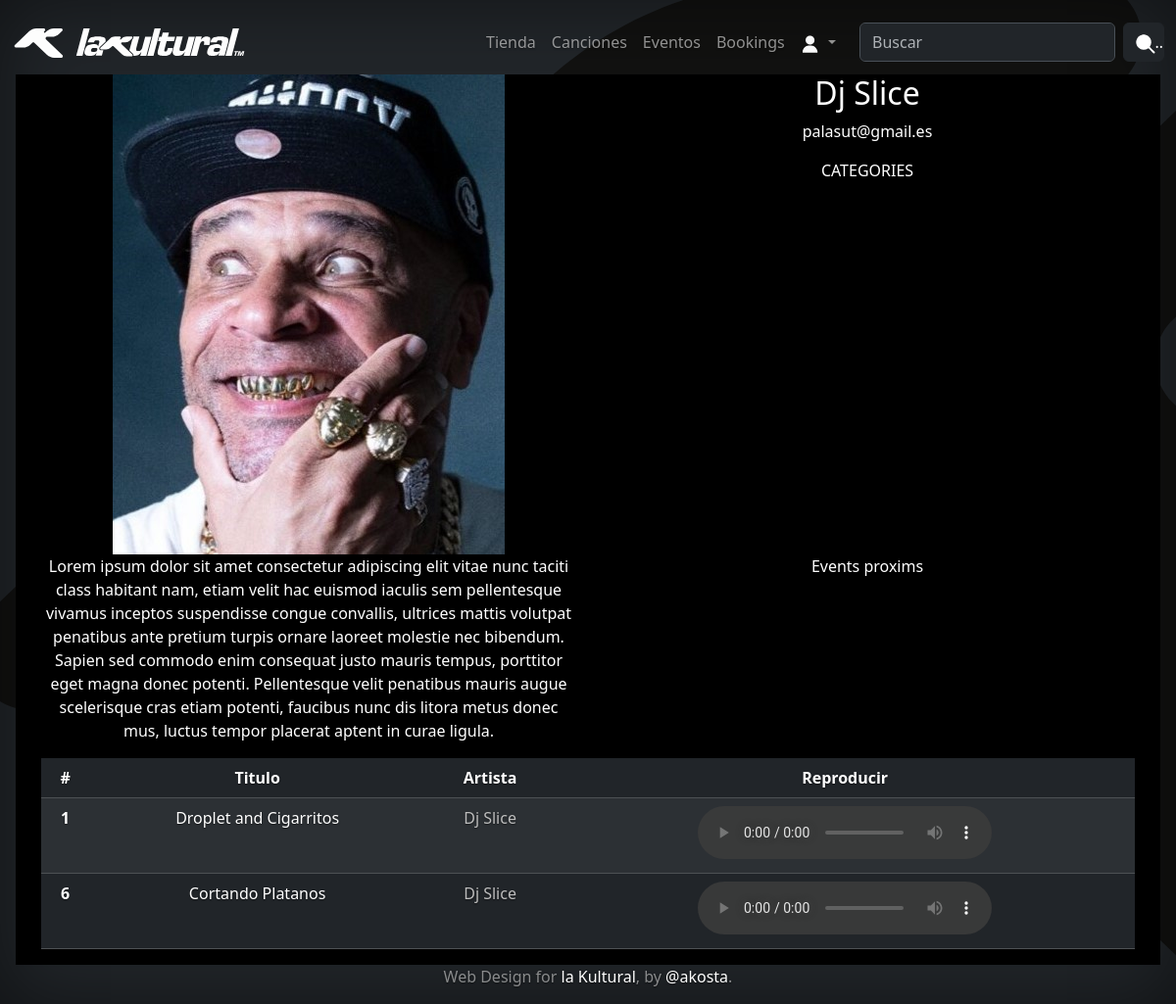
The page /booking/artista/1 on the database its author committed.
### booking/models.py (models this page shows, shortened)
class Artista(models.Model):
    nombre = models.CharField(max_length=100)
    descripcion = models.TextField()
    contacto = models.EmailField()  # Cambiado a EmailField para validar formato de correo
    imagen = models.ImageField(upload_to='booking/fotos/', null=True, blank=True)

### musica/models.py (models this page shows, shortened)
class Cancion(models.Model):
    categoria = models.ForeignKey(CategoriaMusical, related_name='canciones', on_delete=models.CASCADE)
    titulo = models.CharField(max_length=100)
    artista = models.ForeignKey(Artista, on_delete=models.CASCADE)
    url = models.URLField()
    archivo_audio = models.FileField(upload_to='musica/canciones')
    fecha_lanzamiento = models.DateField(null=True, blank=True)  # Campo adicional para la fecha de lanzamiento

### booking/views.py (the view)
# urls.py: path('artista/<int:artista_id>', views.artista, name='artista'),
def artista(request, artista_id):
    artista = get_object_or_404(Artista, pk=artista_id)
    canciones = Cancion.objects.filter(artista=artista)
    contexto = {'artista':artista,
                'canciones':canciones,}
    return render(request, 'booking/artista.html', contexto)

### booking/templates/booking/artista.html (shortened to what this page needs)
{% extends 'base.html' %}
{% load static %}
{% block content %}
<section class="page-section bg-black" id="portfolio">
    <div class="container">
        <div class="row">
            <div class="col-6">
                {% if artista.imagen %}
                <img src="{{ artista.imagen.url }}" alt="{{ artista.nombre }}" class="img-fluid">
                {% else %}
                <p>No hay imagen disponible.</p>
                {% endif %}
            </div>
            <div class="col-6">
                <h2>{{ artista.nombre}}</h2>
                <p>{{ artista.contacto}}</p>
                <p>CATEGORIES</p>
            </div>
        </div>
        <div class="row">
            <div class="col-6">
                <p>{{ artista.descripcion }}</p>
            </div>
            <div class="col-6">
                <p>Events proxims</p>
            </div>
        </div>
        <div class="row">
            <div class="col-12">
                <table class="table table-dark table-striped">
                    <thead>
                    <tr>
                        <th scope="col">#</th>
                        <th scope="col">Titulo</th>
                        <th scope="col">Artista</th>
                        <th scope="col">Reproducir</th>
                    </tr>
                    </thead>
                    <tbody>
                        {% for cancion in canciones %}
                    <tr>
                        <th scope="row">{{ cancion.id }}</th>
                        <td>{{cancion.titulo}}</td>
                        <td><a href="{% url 'booking:artista' cancion.artista.id %}" >{{cancion.artista.nombre}}</a></td>
                        <td> <audio controls>
                            <source src="{{ cancion.archivo_audio.url }}" type="audio/mpeg">
                        </audio></td>
                    </tr>
                    {% endfor %}
                    </tbody>
                </table>
            </div>
        </div>
    </div>
</section>
{% endblock %}

### static/css/base.css (style rules this page uses)
body { text-shadow: 0 .05rem .1rem rgba(0, 0, 0, .5); box-shadow: inset 0 0 5rem rgba(0, 0, 0, .5); background-image: url("/static/assets/img/logos/bg_k1.svg"); background-repeat: no-repeat; background-size: cover; }
a { color: rgb(190, 190, 190); text-decoration: none; }

### rows shown on the page
Artista: imagen (picture), nombre "Dj Slice", contacto "palasut@gmail.es", descripcion "Lorem ipsum dolor sit amet consectetur adipiscing elit vitae nunc taciti class habitant nam, etiam velit hac euismod iaculis sem pellentesque vivamus inceptos suspendisse congue convallis, ultrices mattis volutpat penatibus ante pretium turpis ornare laoreet molestie nec bibendum. Sapien sed commodo enim consequat justo mauris tempus, porttitor eget magna donec potenti. Pellentesque velit penatibus mauris augue scelerisque cras etiam potenti, faucibus nunc dis litora metus donec mus, luctus tempor placerat aptent in curae ligula."
Cancion: id "1", titulo "Droplet and Cigarritos", artista.nombre "Dj Slice"
Cancion: id "6", titulo "Cortando Platanos", artista.nombre "Dj Slice"
